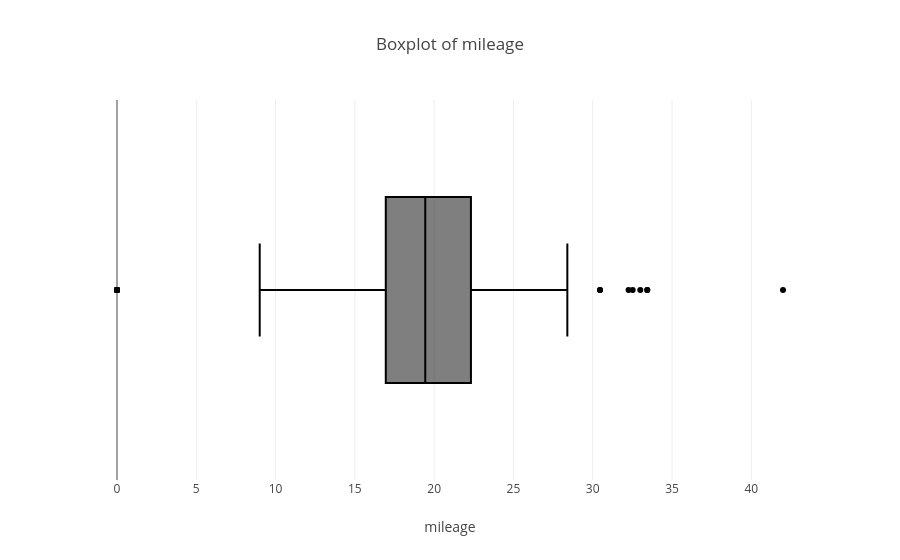
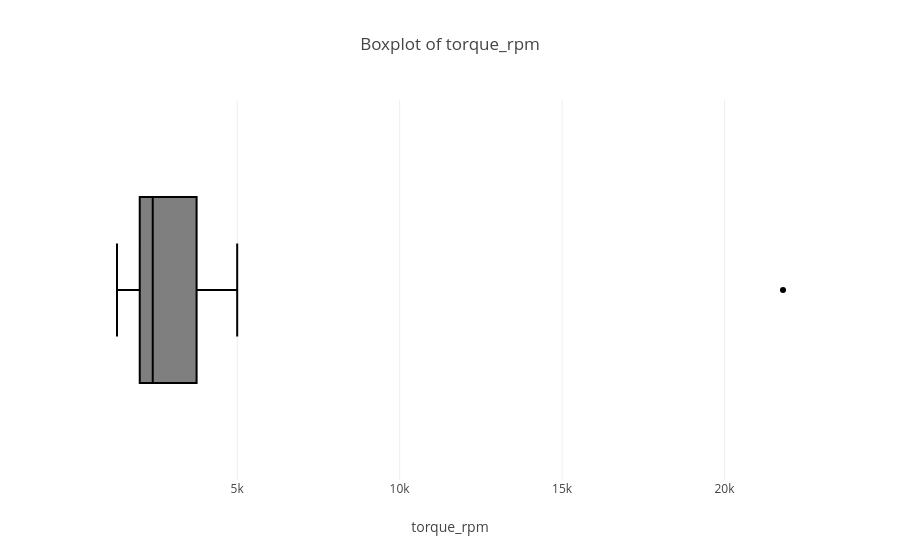

The notebook cell these images were saved under, in order:
### Code cell
for col in numerical_col:
    fig = px.box(data_frame=car_df, x=col, title=f"Boxplot of {col}")
    fig.show()

### Figure 1 — Plotly figure (JSON) as saved in the notebook; plotly's stock layout.template omitted (floating-point values rounded to 4 significant figures; data arrays with more than 128 entries replaced by an {"elided": "..."} marker saying what was removed)
{"data": [{"alignmentgroup": "True", "hovertemplate": "mileage=%{x}<extra></extra>", "legendgroup": "", "marker": {"color": "#000001"}, "name": "", "notched": false, "offsetgroup": "", "orientation": "h", "showlegend": false, "type": "box", "x": {"elided": "6926 float values"}, "x0": " ", "xaxis": "x", "y0": " ", "yaxis": "y"}], "layout": {"boxmode": "group", "legend": {"tracegroupgap": 0}, "title": {"text": "Boxplot of mileage"}, "xaxis": {"anchor": "y", "domain": [0, 1], "title": {"text": "mileage"}}, "yaxis": {"anchor": "x", "domain": [0, 1]}}}

### Figure 2 — Plotly figure (JSON) as saved in the notebook; plotly's stock layout.template omitted (floating-point values rounded to 4 significant figures; data arrays with more than 128 entries replaced by an {"elided": "..."} marker saying what was removed)
{"data": [{"alignmentgroup": "True", "hovertemplate": "torque_rpm=%{x}<extra></extra>", "legendgroup": "", "marker": {"color": "#000001"}, "name": "", "notched": false, "offsetgroup": "", "orientation": "h", "showlegend": false, "type": "box", "x": {"elided": "6926 float values"}, "x0": " ", "xaxis": "x", "y0": " ", "yaxis": "y"}], "layout": {"boxmode": "group", "legend": {"tracegroupgap": 0}, "title": {"text": "Boxplot of torque_rpm"}, "xaxis": {"anchor": "y", "domain": [0, 1], "title": {"text": "torque_rpm"}}, "yaxis": {"anchor": "x", "domain": [0, 1]}}}
